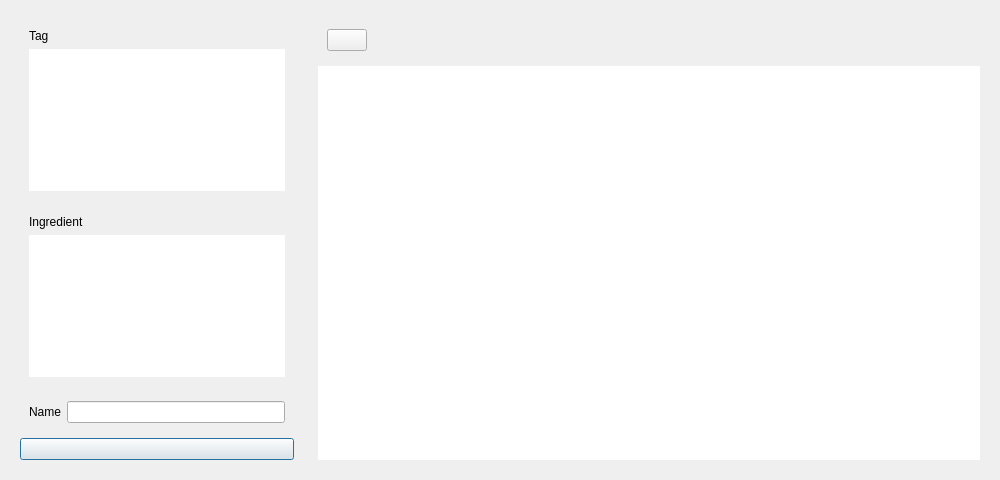
<?xml version="1.0" encoding="UTF-8"?>
<ui version="4.0">
 <class>OpenRecipeDialog</class>
 <widget class="QDialog" name="OpenRecipeDialog">
  <property name="geometry">
   <rect>
    <x>0</x>
    <y>0</y>
    <width>1000</width>
    <height>480</height>
   </rect>
  </property>
  <property name="windowTitle">
   <string>Open Recipe</string>
  </property>
  <property name="windowIcon">
   <iconset resource="../images.qrc">
    <normaloff>:/images/images/icon.png</normaloff>:/images/images/icon.png</iconset>
  </property>
  <property name="modal">
   <bool>true</bool>
  </property>
  <layout class="QHBoxLayout" name="horizontalLayout_6">
   <item alignment="Qt::AlignLeft|Qt::AlignTop">
    <widget class="QWidget" name="searchPanel" native="true">
     <layout class="QVBoxLayout" name="verticalLayout">
      <item alignment="Qt::AlignLeft">
       <widget class="QWidget" name="tagsSearchpanel" native="true">
        <layout class="QVBoxLayout" name="verticalLayout_3">
         <item>
          <widget class="QLabel" name="tagLabel">
           <property name="text">
            <string>Tag</string>
           </property>
          </widget>
         </item>
         <item>
          <widget class="QListView" name="tagsListView">
           <property name="sizePolicy">
            <sizepolicy hsizetype="Minimum" vsizetype="Expanding">
             <horstretch>0</horstretch>
             <verstretch>0</verstretch>
            </sizepolicy>
           </property>
           <property name="frameShape">
            <enum>QFrame::NoFrame</enum>
           </property>
           <property name="selectionMode">
            <enum>QAbstractItemView::ExtendedSelection</enum>
           </property>
           <property name="isWrapping" stdset="0">
            <bool>false</bool>
           </property>
           <property name="wordWrap">
            <bool>false</bool>
           </property>
          </widget>
         </item>
        </layout>
       </widget>
      </item>
      <item alignment="Qt::AlignLeft">
       <widget class="QWidget" name="ingredientSearchPanel" native="true">
        <layout class="QVBoxLayout" name="verticalLayout_4">
         <item>
          <widget class="QLabel" name="ingredientLabel">
           <property name="text">
            <string>Ingredient</string>
           </property>
          </widget>
         </item>
         <item>
          <widget class="QListView" name="ingredientsListView">
           <property name="sizePolicy">
            <sizepolicy hsizetype="Minimum" vsizetype="Expanding">
             <horstretch>0</horstretch>
             <verstretch>0</verstretch>
            </sizepolicy>
           </property>
           <property name="frameShape">
            <enum>QFrame::NoFrame</enum>
           </property>
           <property name="selectionMode">
            <enum>QAbstractItemView::ExtendedSelection</enum>
           </property>
           <property name="isWrapping" stdset="0">
            <bool>false</bool>
           </property>
           <property name="wordWrap">
            <bool>true</bool>
           </property>
          </widget>
         </item>
        </layout>
       </widget>
      </item>
      <item>
       <widget class="QWidget" name="nameSearchPanel" native="true">
        <layout class="QHBoxLayout" name="horizontalLayout_2">
         <item>
          <widget class="QLabel" name="nameLabel">
           <property name="text">
            <string>Name</string>
           </property>
          </widget>
         </item>
         <item>
          <widget class="QLineEdit" name="nameEdit"/>
         </item>
        </layout>
       </widget>
      </item>
      <item>
       <widget class="QPushButton" name="searchButton">
        <property name="text">
         <string/>
        </property>
        <property name="icon">
         <iconset resource="../images.qrc">
          <normaloff>:/images/images/search_icon.png</normaloff>:/images/images/search_icon.png</iconset>
        </property>
       </widget>
      </item>
     </layout>
    </widget>
   </item>
   <item>
    <widget class="QWidget" name="contentPanel" native="true">
     <layout class="QVBoxLayout" name="verticalLayout_2">
      <item alignment="Qt::AlignLeft">
       <widget class="QWidget" name="interactionPanel" native="true">
        <layout class="QHBoxLayout" name="horizontalLayout_5">
         <item>
          <widget class="QPushButton" name="deleteRecipeButton">
           <property name="text">
            <string/>
           </property>
           <property name="icon">
            <iconset resource="../images.qrc">
             <normaloff>:/images/images/trash.png</normaloff>:/images/images/trash.png</iconset>
           </property>
          </widget>
         </item>
        </layout>
       </widget>
      </item>
      <item>
       <widget class="QTableView" name="recipeTableView">
        <property name="frameShape">
         <enum>QFrame::NoFrame</enum>
        </property>
        <property name="selectionBehavior">
         <enum>QAbstractItemView::SelectRows</enum>
        </property>
        <property name="sortingEnabled">
         <bool>true</bool>
        </property>
        <attribute name="verticalHeaderVisible">
         <bool>false</bool>
        </attribute>
       </widget>
      </item>
     </layout>
    </widget>
   </item>
  </layout>
 </widget>
 <resources>
  <include location="../images.qrc"/>
 </resources>
 <connections/>
</ui>
